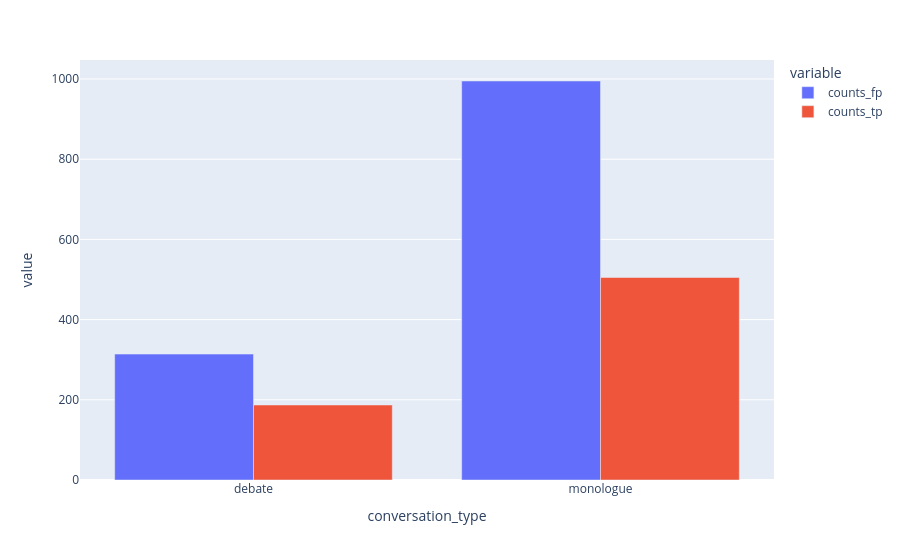

The notebook cell saved with this chart:
### Code cell
px.bar(df_conv_type, y=["counts_fp", "counts_tp"], barmode="group")

### Figure 1 — Plotly figure (JSON) as saved in the notebook; plotly's stock layout.template omitted (floating-point values rounded to 4 significant figures)
{"data": [{"alignmentgroup": "True", "hovertemplate": "variable=counts_fp<br>conversation_type=%{x}<br>value=%{y}<extra></extra>", "legendgroup": "counts_fp", "marker": {"color": "#636efa", "pattern": {"shape": ""}}, "name": "counts_fp", "offsetgroup": "counts_fp", "orientation": "v", "showlegend": true, "textposition": "auto", "type": "bar", "x": ["debate", "monologue"], "xaxis": "x", "y": [314, 995], "yaxis": "y"}, {"alignmentgroup": "True", "hovertemplate": "variable=counts_tp<br>conversation_type=%{x}<br>value=%{y}<extra></extra>", "legendgroup": "counts_tp", "marker": {"color": "#EF553B", "pattern": {"shape": ""}}, "name": "counts_tp", "offsetgroup": "counts_tp", "orientation": "v", "showlegend": true, "textposition": "auto", "type": "bar", "x": ["debate", "monologue"], "xaxis": "x", "y": [187, 505], "yaxis": "y"}], "layout": {"barmode": "group", "legend": {"title": {"text": "variable"}, "tracegroupgap": 0}, "margin": {"t": 60}, "xaxis": {"anchor": "y", "domain": [0, 1], "title": {"text": "conversation_type"}}, "yaxis": {"anchor": "x", "domain": [0, 1], "title": {"text": "value"}}}}
